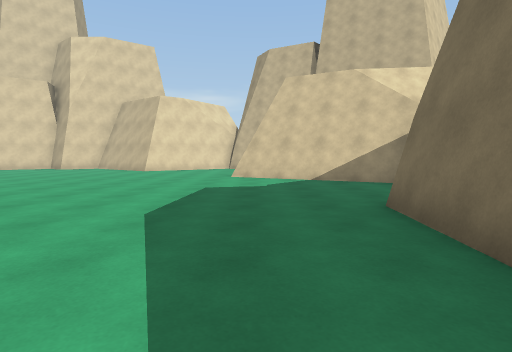
[1] (above)

24 first-person views from a walk through a scene from a Unity 3-D project. The camera is 1.3 m above the floor, tilts 4° down and sees 80° across. The floor is counted in squares, 2 m on a side. Each view is taken from the middle of a square. On the plan, view 1 faces up. The plan holds only what a view shows up to about 10 squares ahead; the rest is blank. The place goes on beyond the plan. The player is left out.

[2]
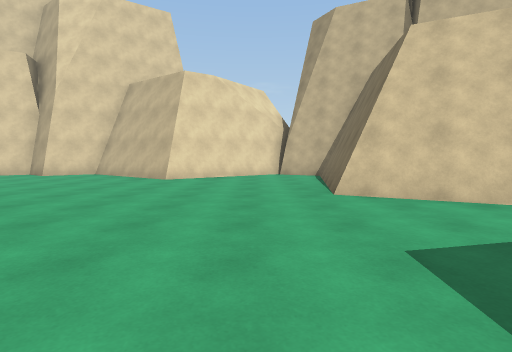

[3]
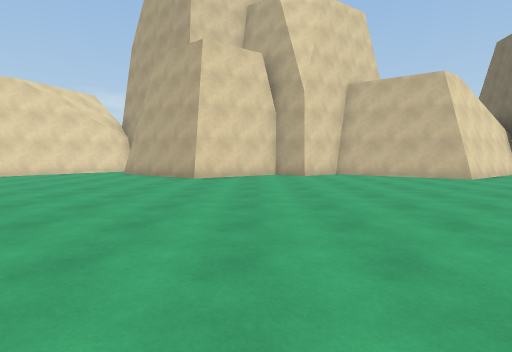

[4]
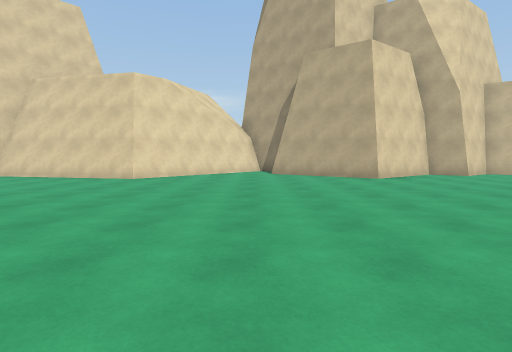

[5]
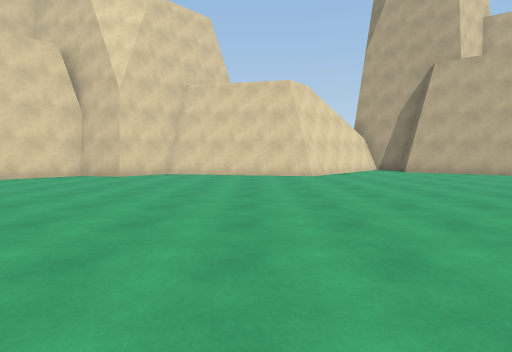

[6]
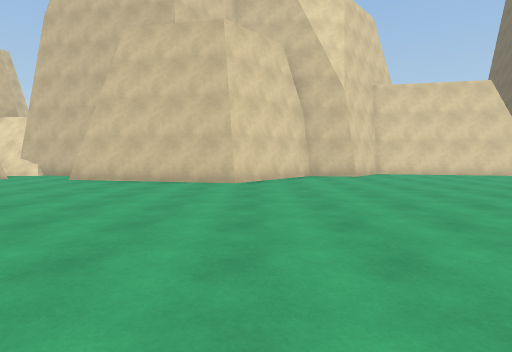

[7]
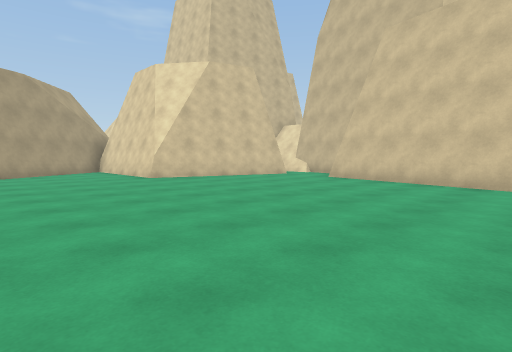

[8]
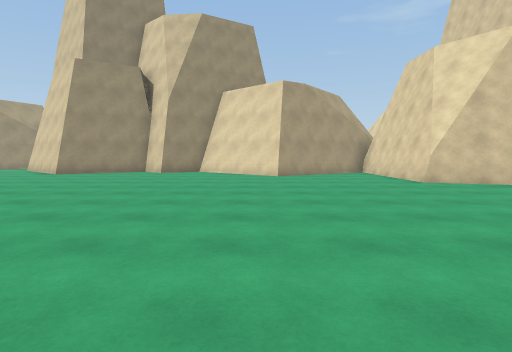

[9]
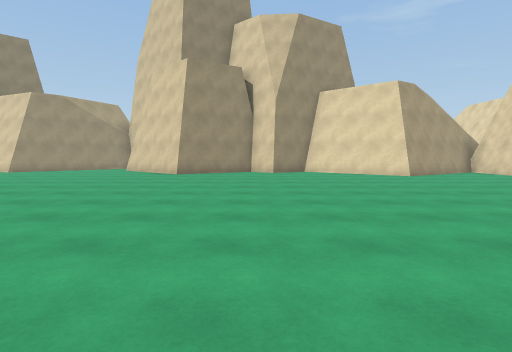

[10]
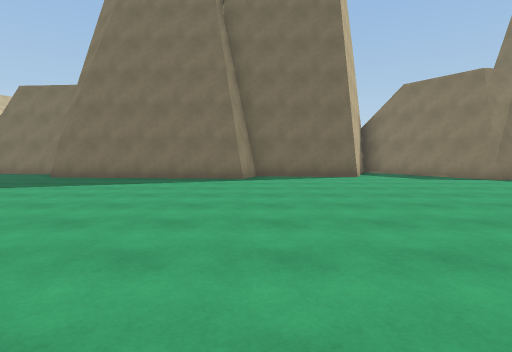

[11]
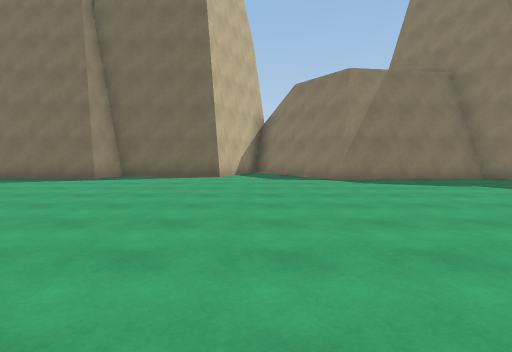

[12]
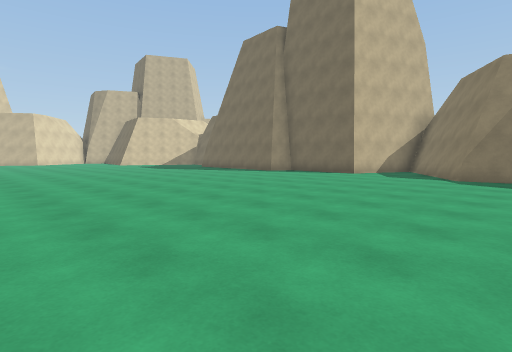

[13]
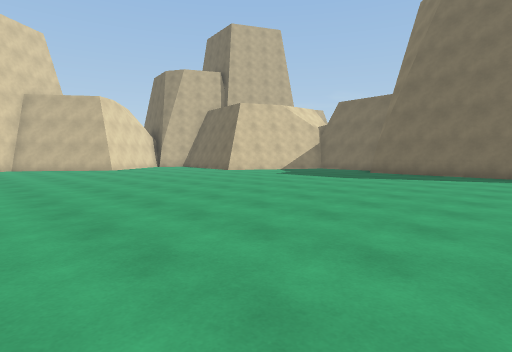

[14]
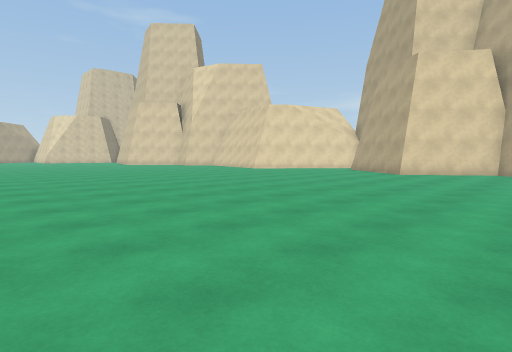

[15]
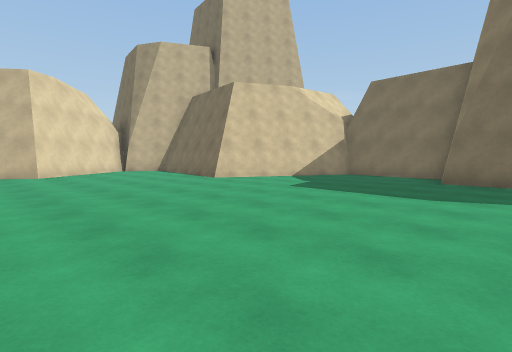

[16]
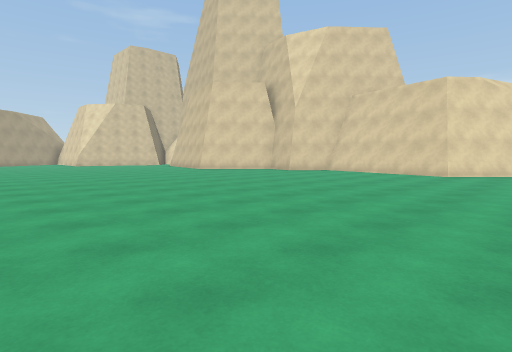

[17]
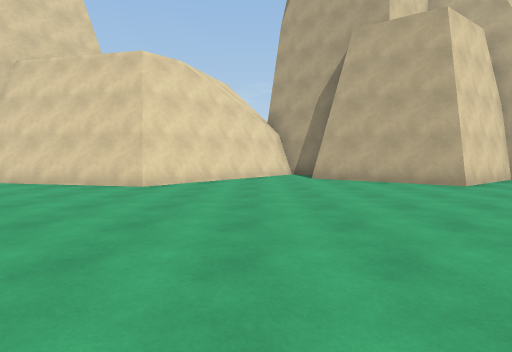

[18]
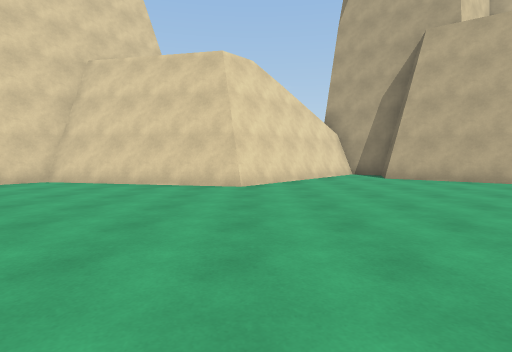

[19]
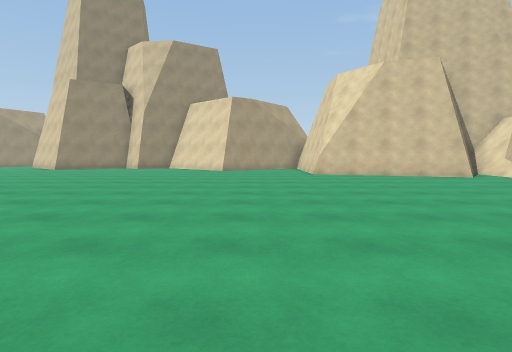

[20]
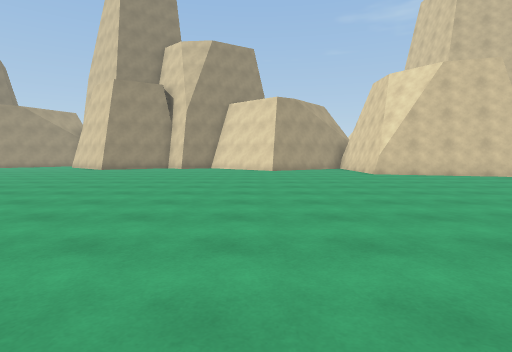

[21]
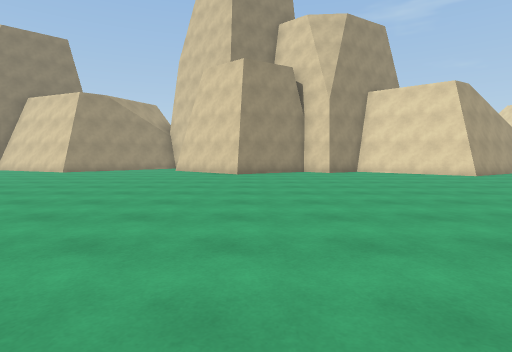

[22]
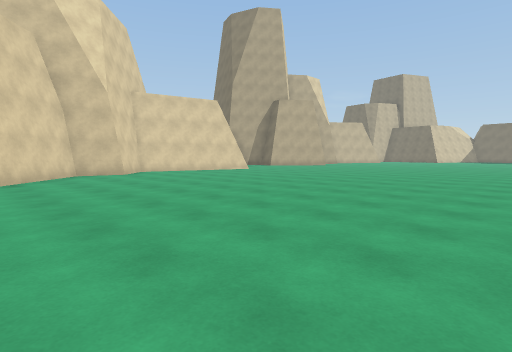

[23]
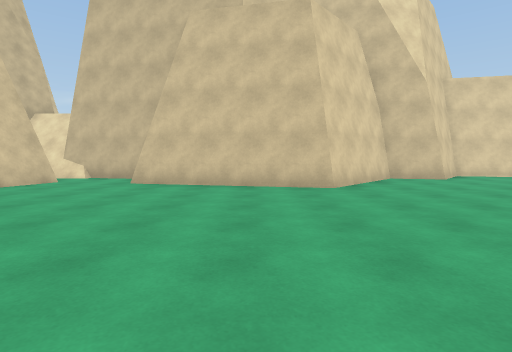

[24]
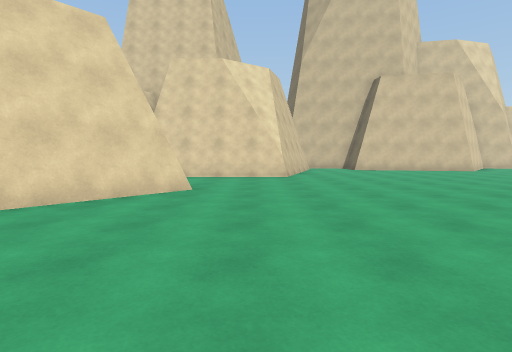

### Floor plan
Points are (right, up) in squares from view 1. A wall is a line through its corners. A room is listed if a view was taken in it or the views show most of it. See-through windows are left out.
Room 1 (views 1, 2, 3, 4, 5, 6, 7, 8, 9, 10, 11, 12, 13, 14, 15, 16, 17, 18, 19, 20, 21, 22, 23, 24)
walls: (-18.4, 12.4) (-22.9, 13.3); (-18, 12.5) (-22.8, 13.5) (-24, 12.1) (-25.1, 12.3); (-25.5, 12.3) (-27.5, 10) (-31.7, 10.9); (-7.5, 14.1) (-8.5, 13.4) (-9.3, 14) (-11.6, 12.4) (-14.4, 14.4) (-14, 15.5) (-15, 16.2) (-18.3, 12.5); (-5.9, 13.4) (-6.9, 14.1); (-32, 12.2) (-34.6, 12.8); (-33.8, 11.3) (-35.2, 7.1) (-38.5, 7.1); (-37.4, 3.6) (-38.5, 2.4); (-33.8, 12.6) (-35.3, 12.6); (-1.6, 14) (-4.2, 12.2) (-5.6, 13.2); (-38.6, 5.6) (-37.5, 3.8) (-38.5, 2.7); (3.5, 5.4) (3.6, 6.7); (3, -5.4) (1.9, -4.9) (2.1, -1.9) (1.4, -1.6) (1.8, 3.9); (3.4, 7.1) (-0.4, 9) (0.3, 13.4) (-1.2, 14.1); (1.2, -10.6) (0.9, -8.4) (3.2, -6.9); (3.6, 7.2) (-0.4, 9.2); (1.5, -10.5) (1.1, -8.3)
low walls: (-15.2, 15.7) (-18, 12.5); (-5, 12.5) (-7.1, 14); (-0.5, 9.8) (-0.1, 12.6)

Positions as (right, up) in squares from view 1, and headings:
1: (0, 0), facing up
2: (-2, 4), facing up
3: (-10, 4), facing up
4: (-15, 4), facing up
5: (-20, 3), facing up
6: (-27, 3), facing up
7: (-27, 3), facing up-left
8: (-28, 3), facing left
9: (-28, -1), facing left
10: (-7, -2), facing right
11: (-7, -6), facing right
12: (-8, -10), facing up-right
13: (-9, -1), facing up-right
14: (-8, 2), facing up-left
15: (-6, 2), facing up-right
16: (-16, 2), facing up-left
17: (-16, 6), facing up
18: (-18, 6), facing up
19: (-25, 5), facing left
20: (-25, 3), facing left
21: (-28, -3), facing left
22: (-28, 2), facing up-right
23: (-29, 4), facing up
24: (-36, -2), facing up
